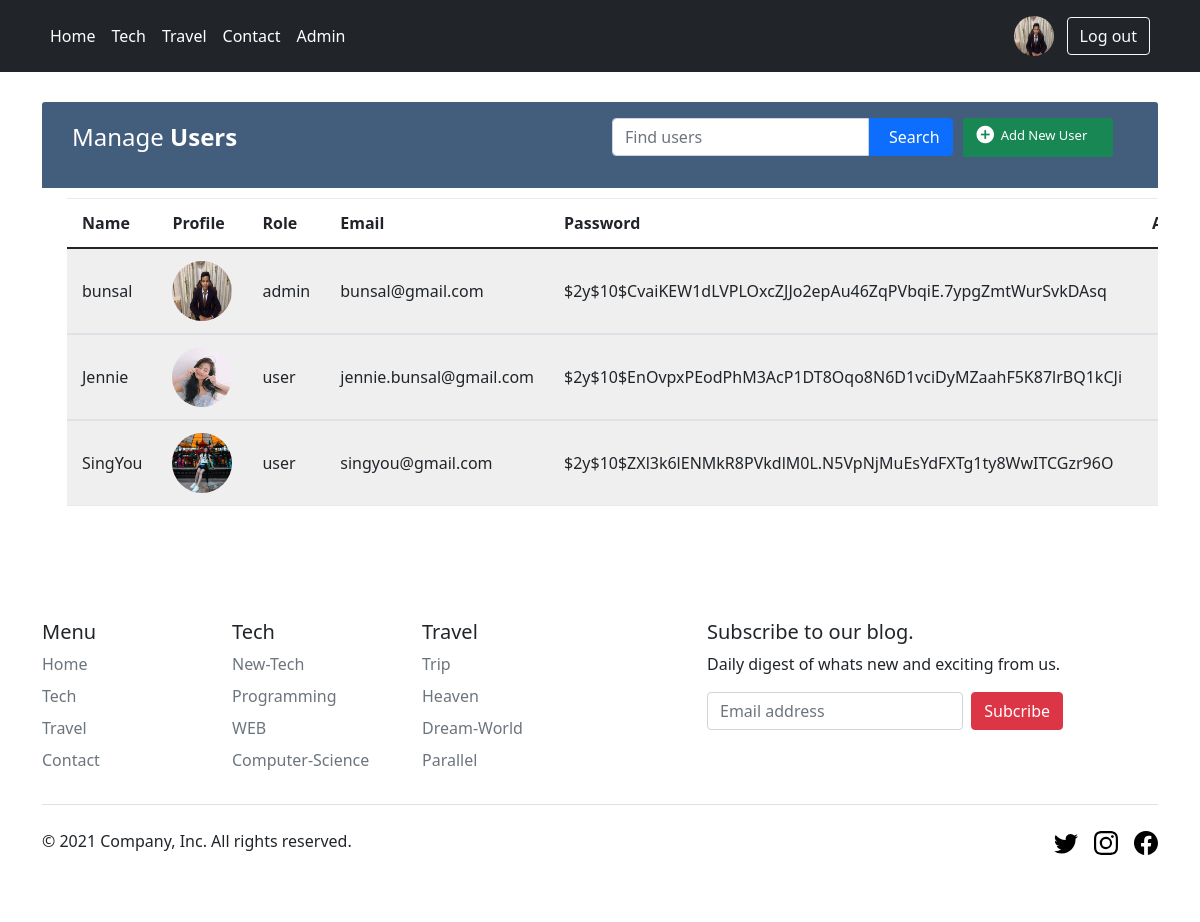
The app's page /?page=user (signed in) with its own data.
### tables this page shows
CREATE TABLE `users` (
  `userID` int(11) NOT NULL,
  `userName` varchar(20) NOT NULL,
  `userProfile` varchar(300) NOT NULL,
  `userRole` varchar(20) NOT NULL,
  `userEmail` varchar(50) NOT NULL,
  `userPassword` varchar(500) NOT NULL
);

### inc/database.php (called while the page is built, shortened)
<?php
    function db(){
        return new mysqli('localhost', 'root', '', 'php_db_project');
    }
    function selectAllUsers(){
        return db()->query("SELECT * FROM users ORDER BY userID ASC");
    }

### pages/user.php (the view, shortened to what this page needs)
<!DOCTYPE html>
<html lang="en">
<head>
    <link rel="stylesheet" href="https://stackpath.bootstrapcdn.com/bootstrap/4.5.0/css/bootstrap.min.css">
    <link rel="stylesheet" href="https://pro.fontawesome.com/releases/v5.10.0/css/all.css"/>
    <link rel="stylesheet" href="assets/css/user.css">
</head>
<body>
    <div class="container-xl">
        <div class="table-responsive">
            <div class="table-wrapper">
                <div class="table-title">
                    <div class="row">
                        <div class="col-sm-6">
                            <h2>Manage <b>Users</b></h2>
                        </div>
                        <div class="col-sm-6 d-flex">
                            <form method="post">
                                <div class="input-group mb-3">
                                    <input type="search" class="form-control form-control" placeholder="Find users" name="searchUser">
                                    <button type="submit" class="input-group-text btn-primary"><i class="bi bi-search me-2"></i> Search </button>
                                </div>
                            </form>
                            <a href="#addUserModal" class="btn btn-success" data-toggle="modal" style="width: 150px; margin-bottom: 15px"><i class="material-icons">&#xE147;</i> <span>Add New User</span></a>
                        </div>
                    </div>
                </div>
                <table class="table table-striped table-hover">
                    <thead>
                        <tr>
                            <th>Name</th>
                            <th>Profile</th>
                            <th>Role</th>
                            <th>Email</th>
                            <th>Password</th>
                            <th>Action</th>
                        </tr>
                    </thead>
                    <?php
                        require_once('inc/database.php');
                        if($_SERVER['REQUEST_METHOD'] == 'POST'){
                            $users = searchUser($_POST);
                        }else{
                            $users = selectAllUsers();
                        }
                        foreach ($users as $user):
                    ?>
                    <tbody>
                        <tr>
                            <td><?= $user['userName'] ?></td>
                            <td><img src="assets/img/<?= $user['userProfile'] ?>" width="60" height="60" class="rounded-circle" alt=""></td>
                            <td><?= $user['userRole'] ?></td>
                            <td><?= $user['userEmail'] ?></td>
                            <td><?= $user['userPassword'] ?></td>
                            <?php
                                if($user['userRole'] != 'admin'):
                            ?>
                            <td>
                                <a href="process/update_user_html.php?id=<?= $user['userID'] ?>"><i class="fa fa-pencil text-warning"></i></a>
                            </td>
                            <?php
                                elseif($user['userRole'] == 'admin'):
                            ?>
                            <td>
                            </td>
                            <?php
                                endif;
                            ?>
                        </tr>
                    </tbody>
                    <?php
                        endforeach;
                    ?>
                </table>
            </div>
        </div>
    </div>
</body>
</html>

### partial/navbar.php (shortened to what this page needs)
<!DOCTYPE html>
<html lang="en">
<head>
    <link href="https://cdn.jsdelivr.net/npm/bootstrap@5.0.2/dist/css/bootstrap.min.css" rel="stylesheet"
>
</head>
<body>
    <?php
        require_once('inc/database.php');
        $allUsers = selectAllUsers();
        foreach ($allUsers as $user):
        if($user['userName'] == $_SESSION['userLogin']):
    ?>
    <header class="p-3 bg-dark text-white sticky-top">
        <div class="container">
            <div class="d-flex flex-wrap align-items-center justify-content-center justify-content-lg-start">
                <ul class="nav col-12 col-lg-auto me-lg-auto mb-2 justify-content-center mb-md-0">
                    <li><a href="?page=home" class="nav-link px-2 text-white">Home</a></li>
                    <li><a href="?page=tech" class="nav-link px-2 text-white">Tech</a></li>
                    <li><a href="?page=travel" class="nav-link px-2 text-white">Travel</a></li>
                    <li><a href="?page=contact" class="nav-link px-2 text-white">Contact</a></li>
                    <?php
                        if($user['userRole'] == 'admin'):
                    ?>
                    <li><a href="?page=admin" class="nav-link px-2 text-white">Admin</a></li>
                    <?php
                        endif;
                    ?>
                </ul>
                <div class="text-end">
                    <a><img src="assets/img/<?= $user['userProfile']?>" width="40" height="40" class="rounded-circle me-2"></a>
                    <a href="pages/login.php"><button type="button" class="btn btn-outline-light me-2">Log out</button></a>
                </div>
            </div>
        </div>
    </header>
    <?php
        endif;
        endforeach;
    ?>
</body>
</html>

### assets/css/user.css (style rules this page uses)
body { color: #566787; background: #f5f5f5; font-family: "Varela Round", sans-serif; font-size: 13px; }
.table-responsive { margin: 30px 0; }
.table-wrapper { background: #fff; padding: 20px 25px; border-radius: 3px; min-width: 1000px; box-shadow: 0 1px 1px rgba(0, 0, 0, 0.05); }
.table-title { padding-bottom: 15px; background: #435d7d; color: #fff; padding: 16px 30px; min-width: 100%; margin: -20px -25px 10px; border-radius: 3px 3px 0 0; }
.table-title h2 { margin: 5px 0 0; font-size: 24px; }
.table-title .btn { color: #fff; float: right; font-size: 13px; border: none; min-width: 50px; border-radius: 2px; border: none; outline: none !important; margin-left: 10px; }
.table-title .btn i { float: left; font-size: 21px; margin-right: 5px; }
.table-title .btn span { float: left; margin-top: 2px; }
table.table tr th, table.table tr td { border-color: #e9e9e9; padding: 12px 15px; vertical-align: middle; }
table.table tr th:first-child { width: 80px; }
table.table tr th:last-child { width: 250px; }
table.table-striped tbody tr:nth-of-type(odd) { background-color: #fcfcfc; }
table.table td a { font-weight: bold; color: #566787; display: inline-block; text-decoration: none; outline: none !important; }

### records on screen
users: shows "Admin", userProfile (picture), userName "bunsal", userRole "admin", userEmail "bunsal@gmail.com", userPassword "$2y$10$CvaiKEW1dLVPLOxcZJJo2epAu46ZqPVbqiE.7ypgZmtWurSvkDAsq"
users: userName "Jennie", userProfile (picture), userRole "user", userEmail "jennie.bunsal@gmail.com", userPassword "$2y$10$EnOvpxPEodPhM3AcP1DT8Oqo8N6D1vciDyMZaahF5K87lrBQ1kCJi"
users: userName "SingYou", userProfile (picture), userRole "user", userEmail "singyou@gmail.com", userPassword "$2y$10$ZXl3k6lENMkR8PVkdlM0L.N5VpNjMuEsYdFXTg1ty8WwITCGzr96O"
